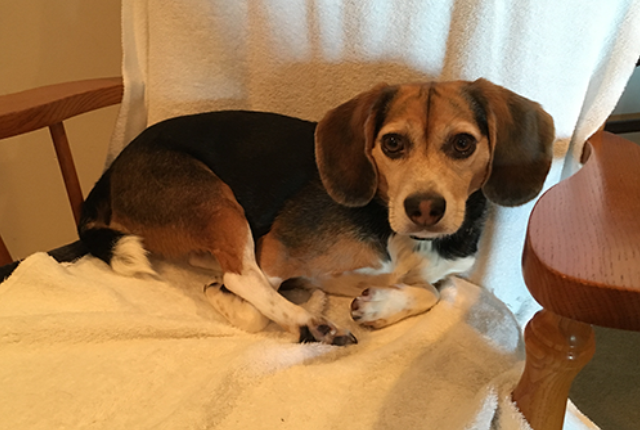
#> input picture beagle.png, 640 x 430 px
$ python convoltions.py --image beagle.png
#> lines starting #> are read from the running program, lines starting #| are printed output that depends on the picture
# import the necessary packages
from skimage.exposure import rescale_intensity
import numpy as np
import argparse
import cv2


def convolution(image, K):
    (iH, iW) = image.shape[:2]
    (kH, kW) = K.shape[:2]
    pad = (kW - 1)//2
    image = cv2.copyMakeBorder(image, pad, pad, pad, pad, cv2.BORDER_REPLICATE)
    output = np.zeros((iH, iW), dtype="float")
    for y in np.arange(pad, iH + pad):
        for x in np.arange(pad, iW + pad):
            roi = image[y - pad: y + pad + 1, x - pad: x + pad + 1]
            k = (roi*K).sum()
            output[y - pad, x - pad] = k
    output = rescale_intensity(output, in_range=(0, 255))
    output = (output * 255).astype("uint8")

    return output


# construct argument parser and parse argument
ap = argparse.ArgumentParser()
ap.add_argument("-i", "--image", help="path to input image")
args = vars(ap.parse_args())

# define kernels to apply
smallBlur = np.ones((7, 7), dtype="float")*(1.0/(7*7))
image = cv2.imread(args["image"])
#> image is the input picture: shape (430, 640, 3); mean B, G, R 83, 120.8, 156.1
gray = cv2.cvtColor(image, cv2.COLOR_BGR2GRAY)
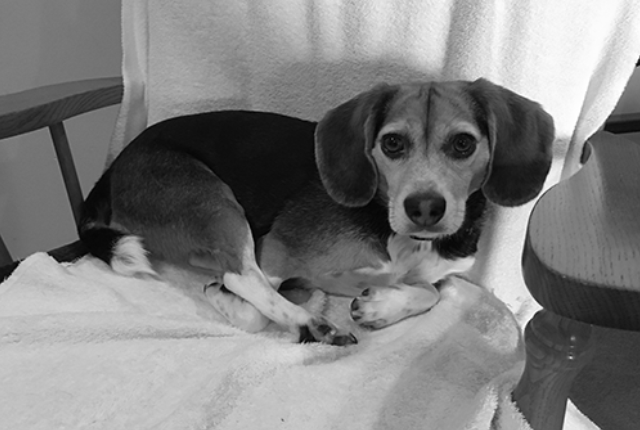
#> gray: shape (430, 640); min 0, max 255, mean 127
output = convolution(gray, smallBlur)
#> in convolution, `image = cv2.copyMakeBorder(image, pad, pad, pad, pad, cv2.BORDER_REPLI..`:
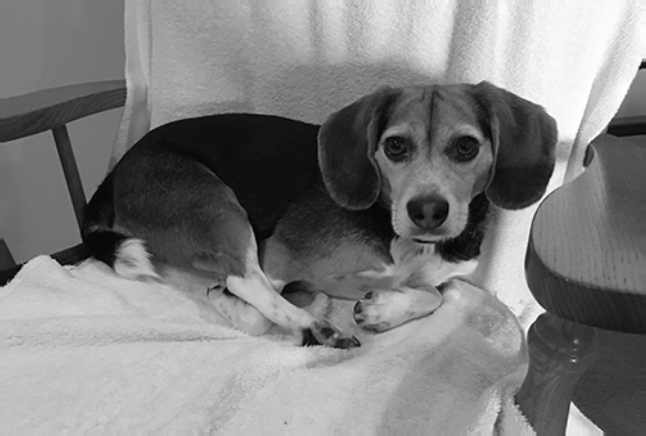
#> image: shape (436, 646); min 0, max 255, mean 127.6
#> after the loop in convolution, `for y in np.arange(pad, iH + pad):`:
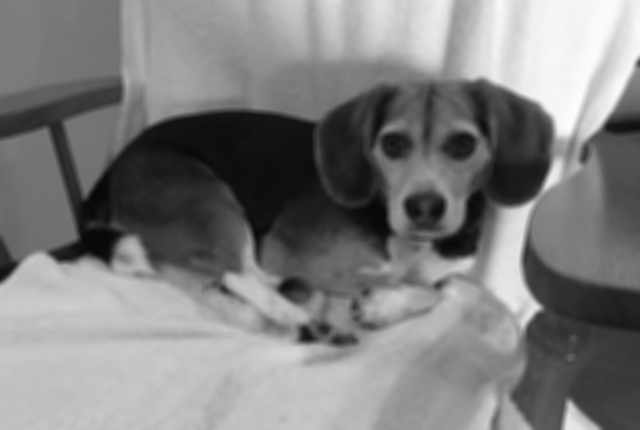
#> output: shape (430, 640) float64; min 7, max 253.2, mean 127
cv2.imshow("image", image)
cv2.imshow("gray", gray)
cv2.imshow("output", output)
cv2.waitKey(0)
cv2.destroyAllWindows()
